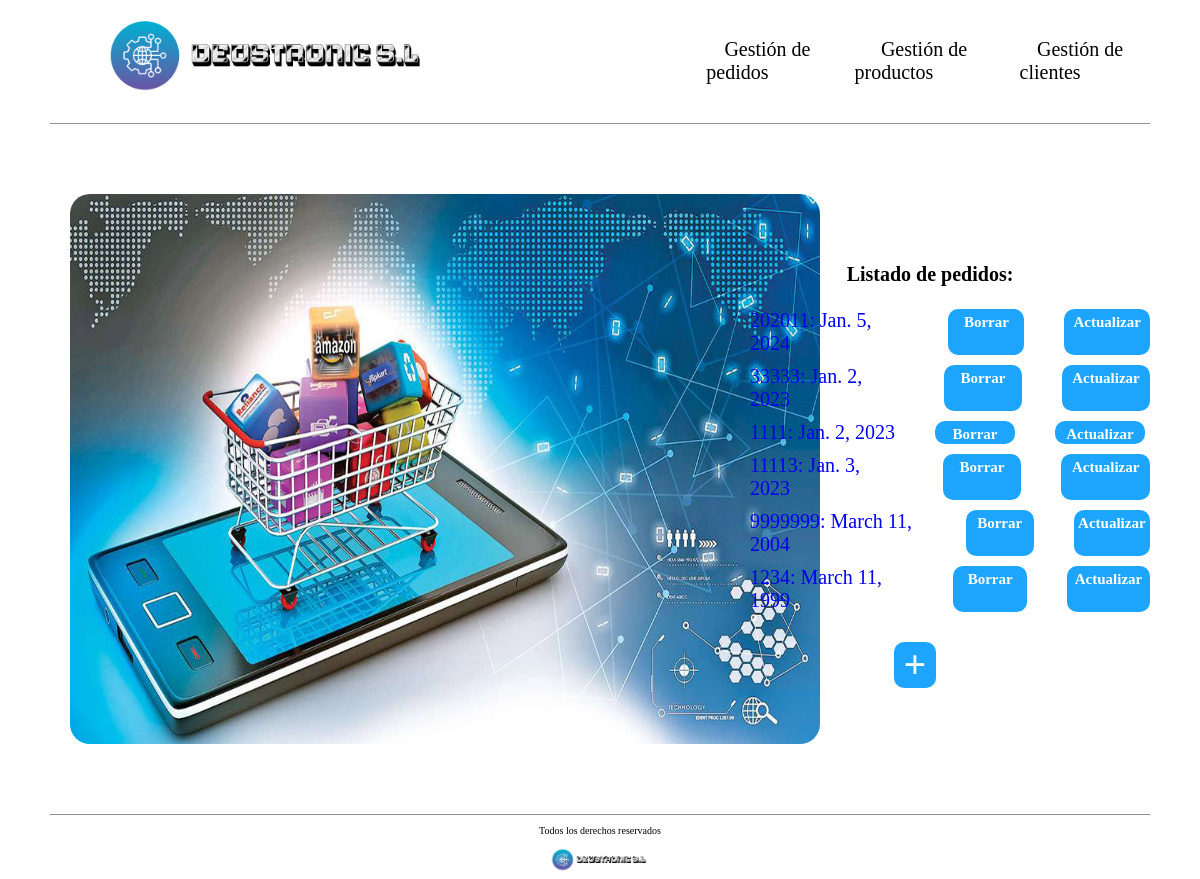
The page /deustronic/pedido/ on the database as committed earlier.
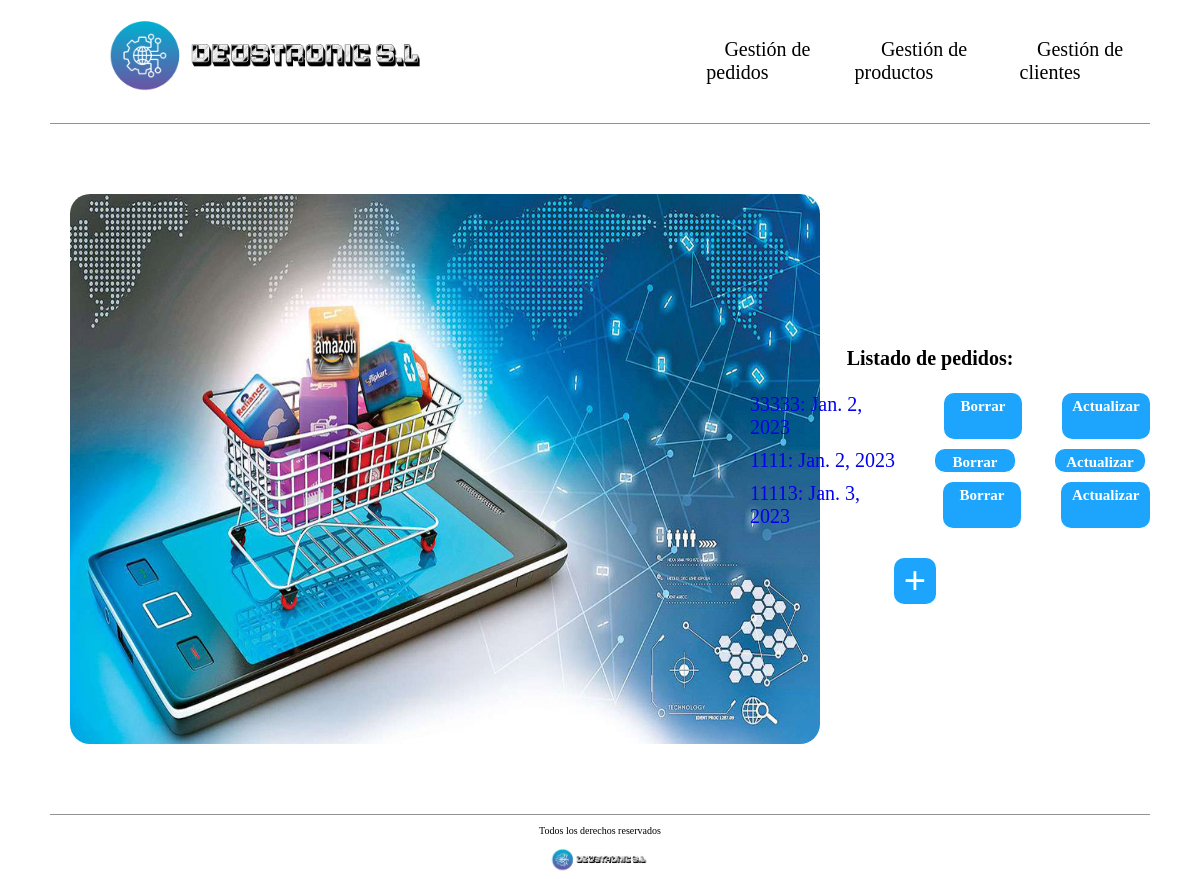
The same page on the database as committed later.
### empresaDjango/models.py (models this page shows, shortened)
class Pedido(models.Model):
    cliente = models.ForeignKey(Cliente, on_delete=models.CASCADE)
    cod_pedido = models.CharField(max_length=10)
    fecha = models.DateField()
    precio_total = models.IntegerField(default=0)

### empresaDjango/views.py (the view)
# urls.py: path('pedido/', views.index_pedido, name='index_ped'),
def index_pedido(request):
    pedidos = Pedido.objects.all()
    return render(request, 'index_pedido.html', {'listado_pedidos': pedidos})

### empresaDjango/templates/index_pedido.html (shortened to what this page needs)
{% extends 'base.html' %}
{% load static %}
{% block contenido%}
        <div class="contenedor-principal-index">
            <div class="parte-izquierda">
                <img src="{% static 'images/pedidos.png'%}" alt="Foto con un carrito de la compra simbolizando un pedido" />
            </div>
            <div class="parte-derecha">
            <h1>Listado de pedidos:</h1>
                <ul>
                    {% for p in listado_pedidos %}
                    <li class="listados">
                        <a href="{% url 'detail_ped' p.cod_pedido %}">
                        {{ p.cod_pedido }}: {{ p.fecha }}
                        </a>
                        <div class="boton_borrar"> <a  href="{% url 'borrar_pedido' p.cod_pedido %}"> Borrar </a> </div>
                        <div class="boton_actualizar"> <a  href="{% url 'actualizar_pedido' p.cod_pedido %}"> Actualizar </a> </div>
                    </li>
                    {% endfor %}
                </ul>
                <div class="boton_crear_pedidos">
                        <a  href="{% url 'pedido_create' %}"> + </a>
                </div>
            </div>
        </div>
{% endblock %}

### empresaDjango/templates/base.html (shortened to what this page needs)
<!DOCTYPE html>
<html lang="es">
<head>
    {% load static %}
    <link rel="stylesheet" href="{% static 'css/styles.css'%}" />
    <link rel="stylesheet" href="{% static 'css/normalize.css'%}" />
</head>
<body>
    <header>
        <div class="navegacion">
            <nav class="nav-principal">
                <a href="{% url 'landing_page' %}">
                  <img src="{% static 'images/DEUSTRONIC.png' %}" alt="Logo Tienda" />
                </a>
                <ul class="elementos-navegacion">
                  <li class="elemento">
                    <a href="{% url 'index_ped' %}">Gestión de pedidos</a>
                  </li>
                  <li class="elemento">
                    <a href="{% url 'index_pro' %}">Gestión de productos</a>
                  </li>
                  <li class="elemento">
                    <a href="{% url 'index_cli' %}">Gestión de clientes</a>
                  </li>
                </ul>
            </nav>
        </div>
    </header>
    <main>
        {% block contenido %} {% endblock %}
    </main>
    <footer>
        <div class="contenido-footer">
            <p class="copyright">Todos los derechos reservados</p>
            <img src="{% static 'images/DEUSTRONIC.png'%}" alt="Logo Tienda" />
        </div>
    </footer>
</body>
</html>

### empresaDjango/static/css/styles.css (style rules this page uses)
html { box-sizing: border-box; font-size: 62.5%; background-color: white; }
a { text-decoration: none; }
.nav-principal { display: flex; flex-direction: row; align-items: center; padding: 1rem; border-bottom: 1px solid #2e2c2c83; margin: 0 5rem 0 5rem; }
.nav-principal img { margin-right: 13rem; }
.nav-principal img { height: 10rem; }
.nav-principal a { color: rgb(0, 0, 0); margin-left: 3rem; margin-right: 3rem; text-align: center; }
.nav-principal li { text-align: center; }
.elementos-navegacion { list-style: none; display: flex; justify-content: space-between; align-items: center; font-size: 2rem; padding: 0; margin-left: 7rem; }
.contenedor-principal-index { margin: 2rem 5rem 2rem 5rem; display: grid; min-height: 65rem; grid-template-columns: 60% 40%; }
.parte-izquierda { display: flex; margin-left: 2rem; align-items: center; }
.parte-izquierda img { border-radius: 2rem; width: 75rem; height: 55rem; }
.parte-derecha { display: flex; flex-direction: column; align-items: center; justify-content: center; }
.listados { font-size: 2rem; margin-bottom: 1rem; display: flex; }
.boton_crear_pedidos { font-size: 4rem; font-weight: bolder; background-color: #1DA5FE; border-radius: 1rem; margin-left: 3rem; margin-right: 6rem; margin-top: 1rem; }
.boton_crear_pedidos a { color: white; margin-left: 1rem; margin-right: 1rem; }
.boton_borrar { font-weight: bolder; background-color: #1DA5FE; width: 8rem; border-radius: 1rem; margin-left: 4rem; text-align: center; justify-content: center; }
.boton_borrar a { color: white; font-size: 1.5rem; }
.boton_actualizar { font-weight: bolder; background-color: #1DA5FE; border-radius: 1rem; width: 9rem; margin-left: 4rem; text-align: center; }
.boton_actualizar a { color: white; font-size: 1.5rem; }
.contenido-footer { margin: 0 5rem 0 5rem; text-align: center; align-items: center; border-top: 1px solid #2e2c2c83; }
.contenido-footer img { height: 3rem; }

Rows that differ between the two databases and show on the page:
removed Pedido: cod_pedido "202011", fecha "Jan. 5, 2024"
removed Pedido: cod_pedido "9999999", fecha "March 11, 2004"
removed Pedido: cod_pedido "1234", fecha "March 11, 1999"
